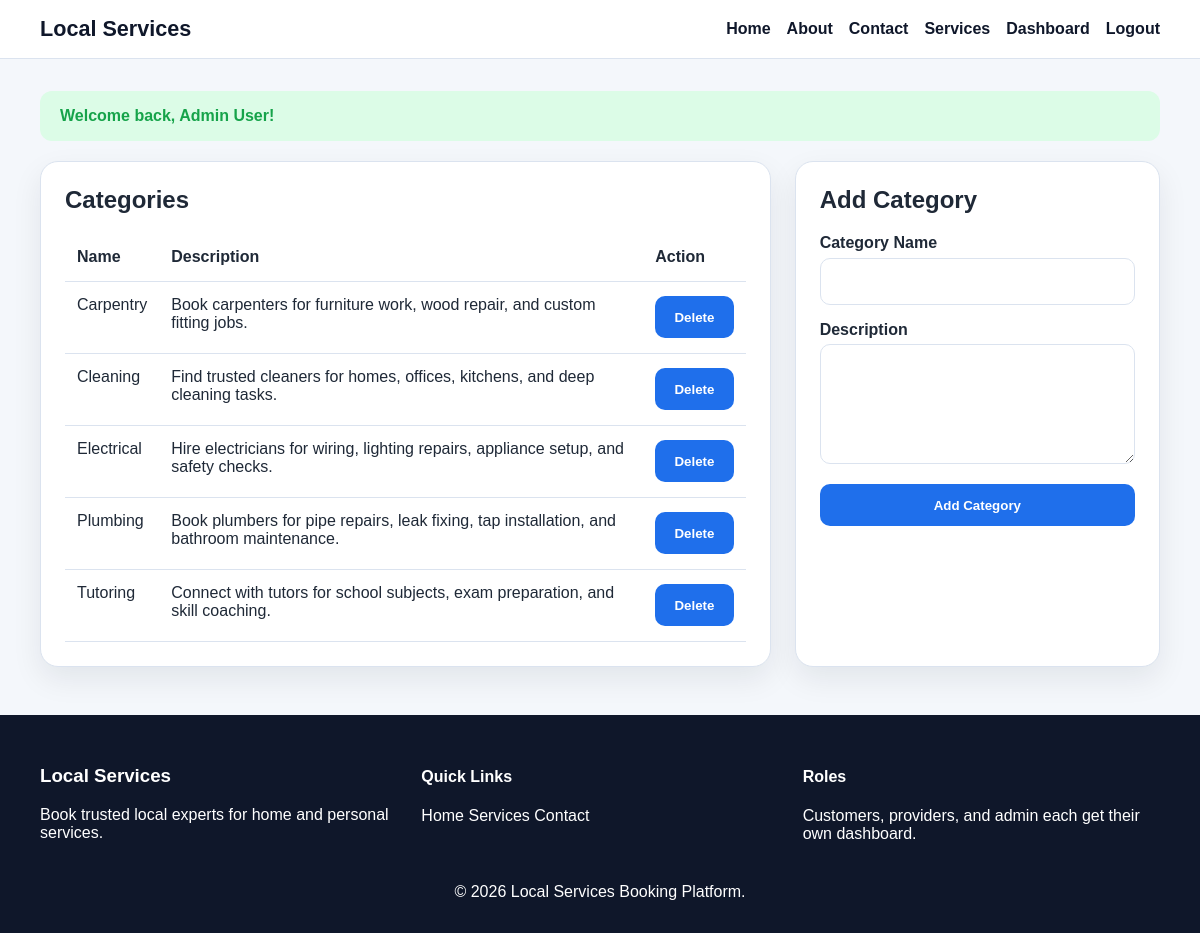
Screenshot of /admin/categories.php (signed in) with the database file from the repository.
### tables this page shows
CREATE TABLE categories (
    id INT AUTO_INCREMENT PRIMARY KEY,
    name VARCHAR(100) NOT NULL,
    description TEXT NOT NULL,
    created_at TIMESTAMP DEFAULT CURRENT_TIMESTAMP
);

### includes/functions.php (called while the page is built, shortened)
<?php
require_once __DIR__ . '/../config/database.php';
function h(?string $value): string
{
    return htmlspecialchars((string) $value, ENT_QUOTES, 'UTF-8');
}
function old(string $key, string $default = ''): string
{
    return h($_POST[$key] ?? $default);
}
function get_categories(): array
{
    global $mysqli;
    $result = $mysqli->query('SELECT * FROM categories ORDER BY name ASC');
    return $result ? $result->fetch_all(MYSQLI_ASSOC) : [];
}
?>

### admin/categories.php (the view, shortened to what this page needs)
<?php
require_once __DIR__ . '/../includes/functions.php';
$categories = get_categories();
require_once __DIR__ . '/../includes/header.php';
?>
<section class="dashboard-grid">
    <div class="table-card">
        <h2>Categories</h2>
        <table>
            <thead>
                <tr>
                    <th>Name</th>
                    <th>Description</th>
                    <th>Action</th>
                </tr>
            </thead>
            <tbody>
                <?php foreach ($categories as $category): ?>
                    <tr>
                        <td><?php echo h($category['name']); ?></td>
                        <td><?php echo h($category['description']); ?></td>
                        <td>
                            <form method="post" onsubmit="return confirm('Delete this category?');">
                                <button type="submit" name="delete_category">Delete</button>
                            </form>
                        </td>
                    </tr>
                <?php endforeach; ?>
            </tbody>
        </table>
    </div>
    <aside class="form-card">
        <h2>Add Category</h2>
        <form method="post" data-validate="true">
            <div>
                <label for="name">Category Name</label>
                <input type="text" id="name" name="name" required value="<?php echo old('name'); ?>">
            </div>
            <div>
                <label for="description">Description</label>
                <textarea id="description" name="description" required><?php echo old('description'); ?></textarea>
            </div>
            <button type="submit" name="add_category">Add Category</button>
        </form>
    </aside>
</section>
<?php require_once __DIR__ . '/../includes/footer.php'; ?>

### assets/css/style.css (style rules this page uses)
:root { --primary: #1f6feb; --primary-dark: #154fa3; --secondary: #0f172a; --accent: #f59e0b; --bg: #f4f7fb; --white: #ffffff; --text: #1f2937; --muted: #64748b; --border: #dbe3ef; --success: #16a34a; --danger: #dc2626; --warning: #d97706; --shadow: 0 12px 30px rgba(15, 23, 42, 0.08); }
* { box-sizing: border-box; }
body { margin: 0; font-family: Arial, sans-serif; background: var(--bg); color: var(--text); }
.btn, button, input[type="submit"] { background: var(--primary); color: var(--white); border: none; border-radius: 10px; padding: 0.85rem 1.2rem; cursor: pointer; font-weight: 700; }
.grid, .stats-grid, .dashboard-grid, .card-grid { display: grid; gap: 1.5rem; }
.dashboard-grid { grid-template-columns: 2fr 1fr; }
.card, .stat-card, .form-card, .table-card, .info-card { background: var(--white); border-radius: 18px; padding: 1.5rem; box-shadow: var(--shadow); border: 1px solid var(--border); }
.stat-card h3, .card h3, .form-card h2, .table-card h2 { margin-top: 0; }
form { display: grid; gap: 1rem; }
label { display: block; font-weight: 700; margin-bottom: 0.35rem; }
input, select, textarea { width: 100%; padding: 0.85rem 0.95rem; border: 1px solid var(--border); border-radius: 10px; background: #fff; font: inherit; }
textarea { min-height: 120px; resize: vertical; }
table { width: 100%; border-collapse: collapse; }
table th, table td { padding: 0.9rem 0.75rem; text-align: left; border-bottom: 1px solid var(--border); vertical-align: top; }

### rows the page displays
categories: name "Carpentry", description "Book carpenters for furniture work, wood repair, and custom fitting jobs."
categories: name "Cleaning", description "Find trusted cleaners for homes, offices, kitchens, and deep cleaning tasks."
categories: name "Electrical", description "Hire electricians for wiring, lighting repairs, appliance setup, and safety checks."
categories: name "Plumbing", description "Book plumbers for pipe repairs, leak fixing, tap installation, and bathroom maintenance."
categories: name "Tutoring", description "Connect with tutors for school subjects, exam preparation, and skill coaching."

### other values shown
$flash['message'] "Welcome back, Admin User!"
